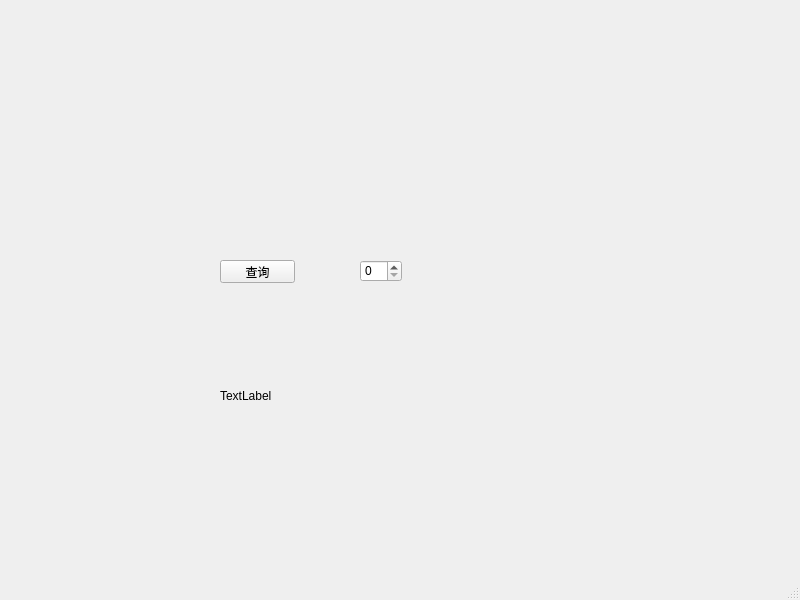
<?xml version="1.0" encoding="UTF-8"?>
<ui version="4.0">
 <class>MainWindow</class>
 <widget class="QMainWindow" name="MainWindow">
  <property name="geometry">
   <rect>
    <x>0</x>
    <y>0</y>
    <width>800</width>
    <height>600</height>
   </rect>
  </property>
  <property name="windowTitle">
   <string>MainWindow</string>
  </property>
  <widget class="QWidget" name="centralwidget">
   <widget class="QPushButton" name="pushButton">
    <property name="geometry">
     <rect>
      <x>220</x>
      <y>260</y>
      <width>75</width>
      <height>23</height>
     </rect>
    </property>
    <property name="text">
     <string>查询</string>
    </property>
   </widget>
   <widget class="QSpinBox" name="spinBox">
    <property name="geometry">
     <rect>
      <x>360</x>
      <y>260</y>
      <width>42</width>
      <height>22</height>
     </rect>
    </property>
   </widget>
   <widget class="QStackedWidget" name="stackedWidget">
    <property name="geometry">
     <rect>
      <x>350</x>
      <y>370</y>
      <width>120</width>
      <height>80</height>
     </rect>
    </property>
    <widget class="QWidget" name="page"/>
    <widget class="QWidget" name="page_2"/>
   </widget>
   <widget class="QLabel" name="label">
    <property name="geometry">
     <rect>
      <x>220</x>
      <y>380</y>
      <width>151</width>
      <height>31</height>
     </rect>
    </property>
    <property name="text">
     <string>TextLabel</string>
    </property>
   </widget>
  </widget>
  <widget class="QMenuBar" name="menubar">
   <property name="geometry">
    <rect>
     <x>0</x>
     <y>0</y>
     <width>800</width>
     <height>23</height>
    </rect>
   </property>
  </widget>
  <widget class="QStatusBar" name="statusbar"/>
 </widget>
 <resources/>
 <connections/>
</ui>
